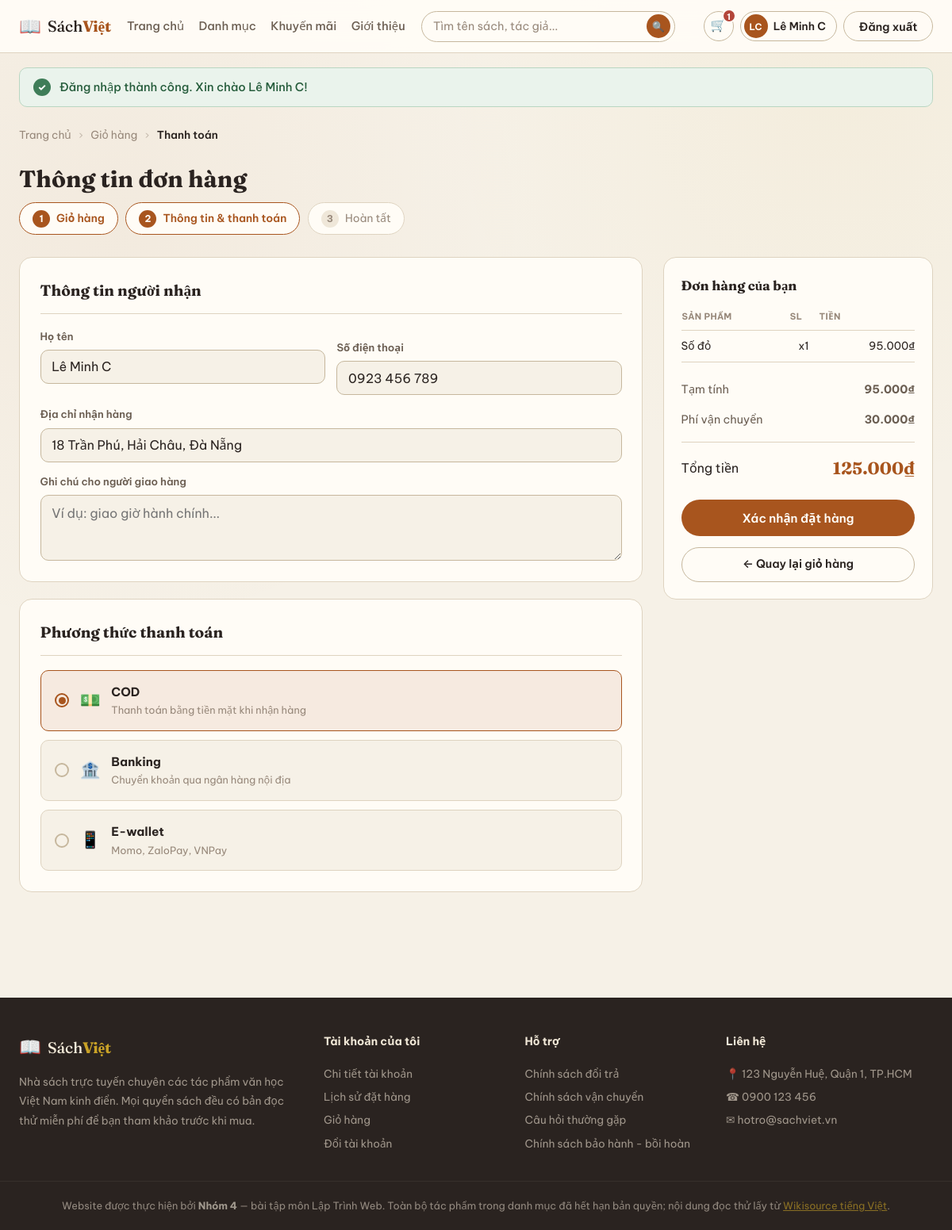
Screenshot of /thanh-toan.php (signed in) with the database file from the repository.
### tables this page shows
CREATE TABLE nguoi_dung (
  id             INT          NOT NULL AUTO_INCREMENT COMMENT 'Mã người dùng (tự tăng)',
  ho_ten         VARCHAR(100) NOT NULL                COMMENT 'Họ và tên',
  email          VARCHAR(150) NOT NULL                COMMENT 'Email đăng nhập — không được trùng',
  mat_khau       VARCHAR(255) NOT NULL                COMMENT 'Mật khẩu ĐÃ BĂM bằng password_hash(), không lưu mật khẩu thật',
  so_dien_thoai  VARCHAR(20)  NULL                    COMMENT 'Số điện thoại',
  ngay_sinh      DATE         NULL                    COMMENT 'Ngày sinh (YYYY-MM-DD)',
  dia_chi        VARCHAR(255) NULL                    COMMENT 'Địa chỉ nhận hàng mặc định',
  vai_tro        ENUM('admin','staff','user') NOT NULL DEFAULT 'user' COMMENT 'Quyền: admin / staff / user',
  trang_thai     ENUM('hoat_dong','tam_khoa','cho_duyet') NOT NULL DEFAULT 'hoat_dong' COMMENT 'Trạng thái tài khoản',
  ngay_tao       DATETIME     NOT NULL DEFAULT CURRENT_TIMESTAMP COMMENT 'Ngày đăng ký',
  PRIMARY KEY (id),
  UNIQUE KEY uq_nguoi_dung_email (email)
);

CREATE TABLE gio_hang (
  nguoi_dung_id  INT      NOT NULL           COMMENT 'Giỏ của ai → nguoi_dung.id',
  sach_id        INT      NOT NULL           COMMENT 'Sách nào → sach.id',
  so_luong       INT      NOT NULL DEFAULT 1 COMMENT 'Số cuốn',
  ngay_them      DATETIME NOT NULL DEFAULT CURRENT_TIMESTAMP COMMENT 'Lúc thêm vào giỏ',
  PRIMARY KEY (nguoi_dung_id, sach_id),
  KEY idx_gio_hang_sach (sach_id),
  CONSTRAINT fk_gio_hang_nguoi_dung FOREIGN KEY (nguoi_dung_id) REFERENCES nguoi_dung (id)
    ON UPDATE CASCADE ON DELETE CASCADE,
  CONSTRAINT fk_gio_hang_sach FOREIGN KEY (sach_id) REFERENCES sach (id)
    ON UPDATE CASCADE ON DELETE CASCADE,
  CONSTRAINT chk_gio_hang_so_luong CHECK (so_luong > 0)
);

CREATE TABLE sach (
  id               INT          NOT NULL AUTO_INCREMENT COMMENT 'Mã sách — dùng trong link sach.php?id=...',
  ten              VARCHAR(200) NOT NULL                COMMENT 'Tên sách',
  tac_gia          VARCHAR(150) NOT NULL DEFAULT 'Khuyết danh' COMMENT 'Tác giả',
  nam_sang_tac     VARCHAR(50)  NULL                    COMMENT 'Năm/thế kỷ sáng tác, VD: 1820 hoặc Thế kỷ XVIII',
  the_loai_id      INT          NOT NULL                COMMENT 'Thể loại → the_loai.id',
  kho_id           INT          NOT NULL                COMMENT 'Kho chứa sách → kho.id',
  gia              INT          NOT NULL                COMMENT 'Giá bán hiện tại (đồng)',
  gia_cu           INT          NULL                    COMMENT 'Giá bìa gốc (đồng); NULL = không giảm giá',
  so_luong         INT          NOT NULL DEFAULT 0      COMMENT 'Số cuốn còn trong kho (0 = hết hàng)',
  mo_ta            TEXT         NULL                    COMMENT 'Mô tả ngắn ở trang chi tiết',
  trich_doan       TEXT         NULL                    COMMENT 'Đoạn đọc thử; các đoạn cách nhau 1 dòng trống',
  link_wikisource  VARCHAR(255) NULL                    COMMENT 'Link đọc toàn văn trên Wikisource',
  hien_thi         TINYINT(1)   NOT NULL DEFAULT 1      COMMENT '1 = đang bán, 0 = ẩn khỏi cửa hàng',
  ngay_them        DATETIME     NOT NULL DEFAULT CURRENT_TIMESTAMP COMMENT 'Ngày đưa lên cửa hàng',
  PRIMARY KEY (id),
  KEY idx_sach_the_loai (the_loai_id),
  KEY idx_sach_kho (kho_id),
  CONSTRAINT fk_sach_the_loai FOREIGN KEY (the_loai_id) REFERENCES the_loai (id)
    ON UPDATE CASCADE ON DELETE RESTRICT,
  CONSTRAINT fk_sach_kho FOREIGN KEY (kho_id) REFERENCES kho (id)
    ON UPDATE CASCADE ON DELETE RESTRICT,
  CONSTRAINT chk_sach_gia      CHECK (gia >= 0),
  CONSTRAINT chk_sach_gia_cu   CHECK (gia_cu IS NULL OR gia_cu >= gia),
  CONSTRAINT chk_sach_so_luong CHECK (so_luong >= 0),
  CONSTRAINT chk_sach_hien_thi CHECK (hien_thi IN (0, 1))
);

### ham-tai-khoan.php (called while the page is built, shortened)
<?php
function nguoi_dung_hien_tai(): ?array
{
    return $_SESSION['nguoi_dung'] ?? null;
}
function bat_buoc_dang_nhap(string $thong_bao, ?string $quay_lai = null): array
{
    $nd = nguoi_dung_hien_tai();
    return $nd;
}
function lam_moi_phien(PDO $db): void
{
    $nd = nguoi_dung_hien_tai();
    $cau_lenh = $db->prepare('SELECT ho_ten, email, vai_tro, trang_thai FROM nguoi_dung WHERE id = ?');
    $cau_lenh->execute([$nd['id']]);
}

### ham-gio-hang.php (called while the page is built, shortened)
<?php
function dem_sach_trong_gio(PDO $db, int $nguoi_dung_id): int
{
    $cau_lenh = $db->prepare('SELECT COUNT(*) FROM gio_hang WHERE nguoi_dung_id = ?');
    $cau_lenh->execute([$nguoi_dung_id]);
    return (int) $cau_lenh->fetchColumn();
}
function lay_gio_hang(PDO $db, int $nguoi_dung_id): array
{
    $cau_lenh = $db->prepare('
        SELECT gh.sach_id, gh.so_luong,
               s.ten, s.tac_gia, s.gia, s.so_luong AS ton_kho,
               tl.ten AS ten_the_loai, tl.mau
        FROM gio_hang gh
        JOIN sach s      ON s.id  = gh.sach_id
        JOIN the_loai tl ON tl.id = s.the_loai_id
        WHERE gh.nguoi_dung_id = ?
        ORDER BY gh.ngay_them, gh.sach_id
    ');
    $cau_lenh->execute([$nguoi_dung_id]);
    return $cau_lenh->fetchAll();
}
function phan_tram_giam(): int
{
    return MA_GIAM_GIA[$_SESSION['ma_giam'] ?? ''] ?? 0;
}
function tinh_tien_gio(array $ds_trong_gio, int $phan_tram_giam = 0): array
{
    $tam_tinh = 0;
    $so_cuon = 0;
    foreach ($ds_trong_gio as $sp) {
        $tam_tinh += $sp['so_luong'] * $sp['gia'];
        $so_cuon  += $sp['so_luong'];
    }
    $giam_gia = (int) round($tam_tinh * $phan_tram_giam / 100);
    $phi_ship = phi_ship($tam_tinh - $giam_gia);
    return [
        'so_cuon'   => $so_cuon,
        'tam_tinh'  => $tam_tinh,
        'giam_gia'  => $giam_gia,
        'phi_ship'  => $phi_ship,
        'tong_tien' => $tam_tinh - $giam_gia + $phi_ship,
    ];
}

### khoi-tao.php (called while the page is built, shortened)
<?php
require_once __DIR__ . '/ket-noi.php';
require_once __DIR__ . '/ham.php';
require_once __DIR__ . '/ham-tai-khoan.php';
require_once __DIR__ . '/ham-gio-hang.php';
require_once __DIR__ . '/ham-don-hang.php';
lam_moi_phien($db);

### ham-don-hang.php (called while the page is built, shortened)
<?php
function lay_thong_tin_giao_hang(PDO $db, int $nguoi_dung_id): array
{
    $cau_lenh = $db->prepare('SELECT ho_ten, email, so_dien_thoai, dia_chi FROM nguoi_dung WHERE id = ?');
    $cau_lenh->execute([$nguoi_dung_id]);
    $dong = $cau_lenh->fetch() ?: [];
    return [
        'ho_ten'        => $dong['ho_ten'] ?? '',
        'so_dien_thoai' => $dong['so_dien_thoai'] ?? '',
        'dia_chi'       => $dong['dia_chi'] ?? '',
        'ghi_chu'       => '',
        'phuong_thuc'   => 'cod',
    ];
}

### thanh-toan.php (the view, shortened to what this page needs)
<?php
require_once __DIR__ . '/inc/khoi-tao.php';
$nd = bat_buoc_dang_nhap('Vui lòng đăng nhập để thanh toán.');
$ds_trong_gio = lay_gio_hang($db, $nd['id']);
$f = lay_thong_tin_giao_hang($db, $nd['id']);
$loi = [];
$tien = tinh_tien_gio($ds_trong_gio, phan_tram_giam());
?>
<!DOCTYPE html>
<html lang="vi">
<head>
<link rel="stylesheet" href="style.css">
</head>
<body>
<?php include __DIR__ . '/inc/dau-trang.php'; ?>
<main class="page">
  <nav class="breadcrumb" aria-label="Đường dẫn">
    <a href="index.php">Trang chủ</a> <span>›</span>
    <a href="gio-hang.php">Giỏ hàng</a> <span>›</span> <strong>Thanh toán</strong>
  </nav>
  <h1 class="page-title">Thông tin đơn hàng</h1>
  <ol class="steps">
    <li class="done"><span>1</span> Giỏ hàng</li>
    <li class="done"><span>2</span> Thông tin &amp; thanh toán</li>
    <li><span>3</span> Hoàn tất</li>
  </ol>
  <form class="checkout" action="thanh-toan.php" method="post">
    <div class="ck-main">
      <section class="panel">
        <h2>Thông tin người nhận</h2>
        <div class="field-2">
          <div class="field<?= isset($loi['ho_ten']) ? ' has-err' : '' ?>"><label for="ck-ten">Họ tên</label>
            <input type="text" id="ck-ten" name="ho_ten" value="<?= e($f['ho_ten']) ?>" maxlength="100" required>
            <?= loi_o($loi, 'ho_ten') ?></div>
          <div class="field<?= isset($loi['so_dien_thoai']) ? ' has-err' : '' ?>"><label for="ck-sdt">Số điện thoại</label>
            <input type="tel" id="ck-sdt" name="so_dien_thoai" value="<?= e($f['so_dien_thoai']) ?>" required>
            <?= loi_o($loi, 'so_dien_thoai') ?></div>
        </div>
        <div class="field<?= isset($loi['dia_chi']) ? ' has-err' : '' ?>"><label for="ck-dc">Địa chỉ nhận hàng</label>
          <input type="text" id="ck-dc" name="dia_chi" value="<?= e($f['dia_chi']) ?>" maxlength="255" required>
          <?= loi_o($loi, 'dia_chi') ?></div>
        <div class="field"><label for="ck-note">Ghi chú cho người giao hàng</label>
          <textarea id="ck-note" name="ghi_chu" rows="3" maxlength="255" placeholder="Ví dụ: giao giờ hành chính..."><?= e($f['ghi_chu']) ?></textarea></div>
      </section>
      <section class="panel">
        <h2>Phương thức thanh toán</h2>
        <div class="pay-list">
<?php foreach (['cod' => ['💵', 'Thanh toán bằng tiền mặt khi nhận hàng'],
                'banking' => ['🏦', 'Chuyển khoản qua ngân hàng nội địa'],
                'ewallet' => ['📱', 'Momo, ZaloPay, VNPay']] as $ma => [$icon, $mo_ta]): ?>
          <label class="pay-opt">
            <span class="pay-dot"></span>
            <span class="pay-ico"><?= $icon ?></span>
            <span class="pay-text"><strong><?= nhan(PHUONG_THUC_TT, $ma) ?></strong>
              <em><?= $mo_ta ?></em></span>
          </label>
<?php endforeach; ?>
        </div>
      </section>
    </div>
    <aside class="ck-side">
      <div class="sum-box">
        <h3>Đơn hàng của bạn</h3>
        <table class="ck-table">
          <thead><tr><th>Sản phẩm</th><th class="ta-c">SL</th><th class="ta-r">Tiền</th></tr></thead>
          <tbody>
<?php foreach ($ds_trong_gio as $sp): ?>
          <tr>
            <td><?= e($sp['ten']) ?></td>
            <td class="ta-c">x<?= $sp['so_luong'] ?></td>
            <td class="ta-r"><?= tien($sp['so_luong'] * $sp['gia']) ?></td>
          </tr>
<?php endforeach; ?>
          </tbody>
        </table>
        <div class="sum-row"><span>Tạm tính</span><strong><?= tien($tien['tam_tinh']) ?></strong></div>
        <div class="sum-row"><span>Phí vận chuyển</span><strong><?= $tien['phi_ship'] == 0 ? 'Miễn phí' : tien($tien['phi_ship']) ?></strong></div>
        <div class="sum-row sum-total"><span>Tổng tiền</span><strong><?= tien($tien['tong_tien']) ?></strong></div>
        <button type="submit" class="btn btn-solid btn-block btn-lg">Xác nhận đặt hàng</button>
        <a href="gio-hang.php" class="btn btn-ghost btn-block">← Quay lại giỏ hàng</a>
      </div>
    </aside>
  </form>
</main>
<?php include __DIR__ . '/inc/chan-trang.php'; ?>
</body>
</html>

### dau-trang.php (shortened to what this page needs)
<?php
$nd_header = nguoi_dung_hien_tai();
$so_dau_sach_trong_gio = $nd_header ? dem_sach_trong_gio($db, $nd_header['id']) : 0;
$tu_khoa_header = get_chuoi('q');
$menu = $menu ?? '';
?>
<header class="site-header">
  <div class="header-inner">
    <a href="index.php" class="logo">
      <span class="logo-icon">📖</span>
      <span class="logo-text">Sách<strong>Việt</strong></span>
    </a>
    <nav class="main-nav" aria-label="Menu Chính">
      <a href="index.php"<?= $menu === 'trang-chu' ? ' class="active"' : '' ?>>Trang chủ</a>
      <a href="danh-muc.php"<?= $menu === 'danh-muc' ? ' class="active"' : '' ?>>Danh mục</a>
      <a href="index.php#khuyen-mai">Khuyến mãi</a>
      <a href="index.php#gioi-thieu">Giới thiệu</a>
    </nav>
    <form class="search-box" action="index.php#danh-sach" method="get" role="search">
      <input type="search" id="q" name="q" value="<?= e($tu_khoa_header) ?>" placeholder="Tìm tên sách, tác giả...">
      <button type="submit" aria-label="Tìm">🔍</button>
    </form>
    <div class="header-actions">
      <a href="gio-hang.php" class="icon-btn" aria-label="Giỏ hàng">
        🛒<?php if ($so_dau_sach_trong_gio > 0): ?><span class="badge"><?= $so_dau_sach_trong_gio ?></span><?php endif; ?>
      </a>
<?php if ($nd_header): ?>
      <a href="tai-khoan.php" class="user-chip" title="Tài khoản của tôi">
        <span class="user-ava"><?= e(viet_tat($nd_header['ho_ten'])) ?></span>
        <span class="user-ten"><?= e($nd_header['ho_ten']) ?></span>
      </a>
      <form class="form-dang-xuat" action="dang-xuat.php" method="post">
        <button type="submit" class="btn btn-ghost">Đăng xuất</button>
      </form>
<?php else: ?>
      <a href="login.php" class="icon-btn" aria-label="Tài khoản">👤</a>
      <a href="login.php" class="btn btn-ghost">Đăng nhập</a>
      <a href="register.php" class="btn btn-solid">Đăng ký</a>
<?php endif; ?>
    </div>
  </div>
</header>
<?= hien_thong_bao() ?>

### rows the page displays
nguoi_dung: ho_ten "LC", ho_ten "Lê Minh C", so_dien_thoai "0923 456 789", dia_chi "18 Trần Phú, Hải Châu, Đà Nẵng"
gio_hang: sach.ten "Số đỏ", so_luong "1", tien($sp['so_luong']*$sp['gia']) "95.000₫", sach.gia "95.000₫"

### other values shown
$so_dau_sach_trong_gio "1"
$tb['noi_dung'] "Đăng nhập thành công. Xin chào Lê Minh C!"
$icon "💵"
nhan(PHUONG_THUC_TT, $ma) "COD"
$mo_ta "Thanh toán bằng tiền mặt khi nhận hàng"
$icon "🏦"
nhan(PHUONG_THUC_TT, $ma) "Banking"
$mo_ta "Chuyển khoản qua ngân hàng nội địa"
$icon "📱"
nhan(PHUONG_THUC_TT, $ma) "E-wallet"
$mo_ta "Momo, ZaloPay, VNPay"
tien($tien['phi_ship']) "30.000₫"
tien($tien['tong_tien']) "125.000₫"
